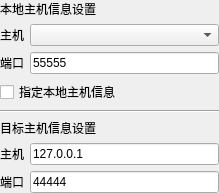
<?xml version="1.0" encoding="UTF-8"?>
<ui version="4.0">
 <class>SAKUsbDeviceController</class>
 <widget class="QWidget" name="SAKUsbDeviceController">
  <property name="geometry">
   <rect>
    <x>0</x>
    <y>0</y>
    <width>219</width>
    <height>174</height>
   </rect>
  </property>
  <property name="windowTitle">
   <string>Form</string>
  </property>
  <layout class="QGridLayout" name="gridLayout">
   <property name="leftMargin">
    <number>0</number>
   </property>
   <property name="topMargin">
    <number>0</number>
   </property>
   <property name="rightMargin">
    <number>0</number>
   </property>
   <property name="bottomMargin">
    <number>0</number>
   </property>
   <item row="7" column="1">
    <widget class="QLineEdit" name="targetPortLineEdit">
     <property name="text">
      <string>44444</string>
     </property>
    </widget>
   </item>
   <item row="7" column="0">
    <widget class="QLabel" name="label_2">
     <property name="text">
      <string>端口</string>
     </property>
    </widget>
   </item>
   <item row="1" column="1">
    <widget class="QComboBox" name="localhostComboBox"/>
   </item>
   <item row="6" column="1">
    <widget class="QLineEdit" name="targetHostLineEdit">
     <property name="text">
      <string>127.0.0.1</string>
     </property>
    </widget>
   </item>
   <item row="5" column="0" colspan="2">
    <widget class="QLabel" name="label_6">
     <property name="text">
      <string>目标主机信息设置</string>
     </property>
    </widget>
   </item>
   <item row="6" column="0">
    <widget class="QLabel" name="label">
     <property name="text">
      <string>主机</string>
     </property>
    </widget>
   </item>
   <item row="2" column="1">
    <widget class="QLineEdit" name="localPortlineEdit">
     <property name="text">
      <string>55555</string>
     </property>
    </widget>
   </item>
   <item row="3" column="0" colspan="2">
    <widget class="QCheckBox" name="enableLocalSettingCheckBox">
     <property name="text">
      <string>指定本地主机信息</string>
     </property>
    </widget>
   </item>
   <item row="1" column="0">
    <widget class="QLabel" name="label_3">
     <property name="text">
      <string>主机</string>
     </property>
    </widget>
   </item>
   <item row="2" column="0">
    <widget class="QLabel" name="label_4">
     <property name="text">
      <string>端口</string>
     </property>
    </widget>
   </item>
   <item row="0" column="0" colspan="2">
    <widget class="QLabel" name="label_5">
     <property name="text">
      <string>本地主机信息设置</string>
     </property>
    </widget>
   </item>
   <item row="4" column="0" colspan="2">
    <widget class="Line" name="line">
     <property name="orientation">
      <enum>Qt::Horizontal</enum>
     </property>
    </widget>
   </item>
  </layout>
 </widget>
 <resources/>
 <connections/>
</ui>
